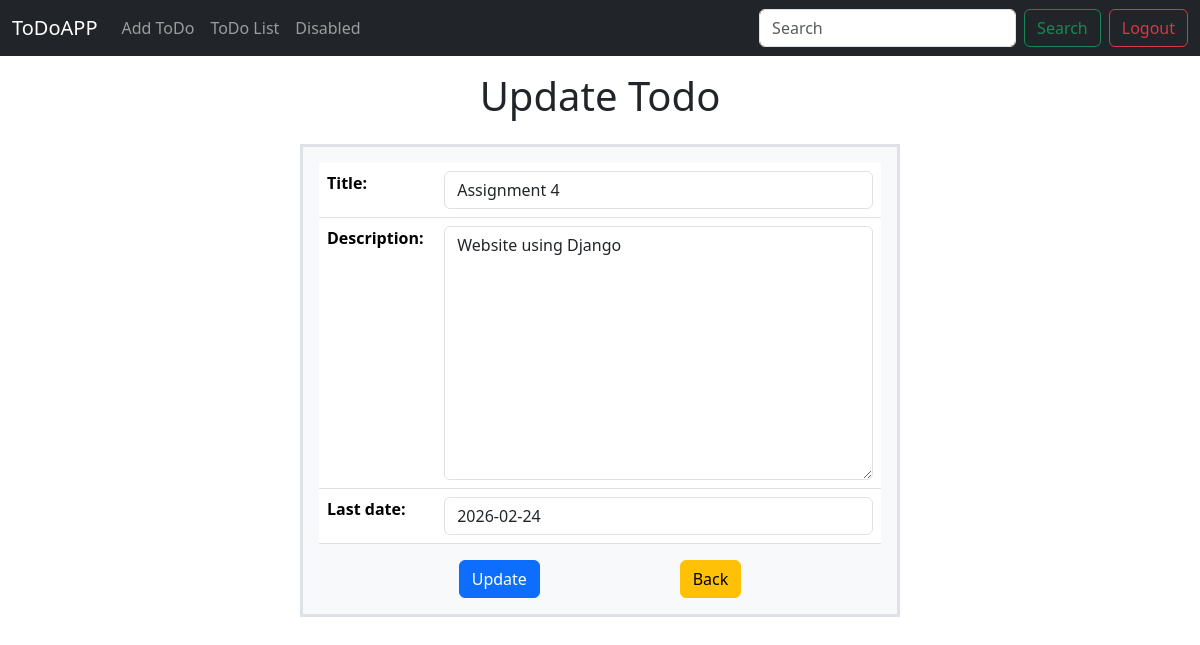
Screenshot of /todo/edittodo/5 with the database file from the repository.
### todo/models.py (models this page shows)
class TodoModel(models.Model):
    title=models.CharField(max_length=100)
    description=models.CharField(max_length=400)
    last_date=models.DateField()
    status=models.CharField(max_length=50,default="Incomplete")
    user=models.ForeignKey(User,on_delete=models.CASCADE)

### todo/views.py (the view, shortened to what this page needs)
# urls.py: path('edittodo/<int:tdid>',EditTodoView.as_view(),name='todoedit')
class EditTodoView(View):
    def get(self,request,**kwargs):
        tdid=kwargs.get('tdid')
        qo=TodoModel.objects.get(id=tdid)
        form=TodoForm(instance=qo)
        return render(request,'edittodo.html',{'form':form})

### todo/forms.py
class TodoForm(forms.ModelForm):
    class Meta:
        model=TodoModel
        exclude=["status","user"]
        widgets={
            "title":forms.TextInput(attrs={"class":"form-control"}),
            "description":forms.Textarea(attrs={"class":"form-control"}),
            "last_date":forms.DateInput(attrs={"class":"form-control"}),
        }

### todo/templates/edittodo.html (shortened to what this page needs)
{% extends 'base.html' %}
{% block base %}
<h1 class="text-center p-3">Update Todo</h1>
<div class="d-flex justify-content-center">
    <div class="w-50 bg-light border border-3 p-3">
        <form action="" method="post">
            <table class="table">
                {{form.as_table}}
            </table>
            <div class="d-flex justify-content-evenly">
                <button class="btn btn-primary">Update</button>
                <a href="{% url 'tdlist' %}" class="btn btn-warning">Back</a>
            </div>
        </form>
    </div>
</div>
{% endblock base %}

### rows the page displays
TodoModel: title "Assignment 4", description "Website using Django", last_date "2026-02-24"
